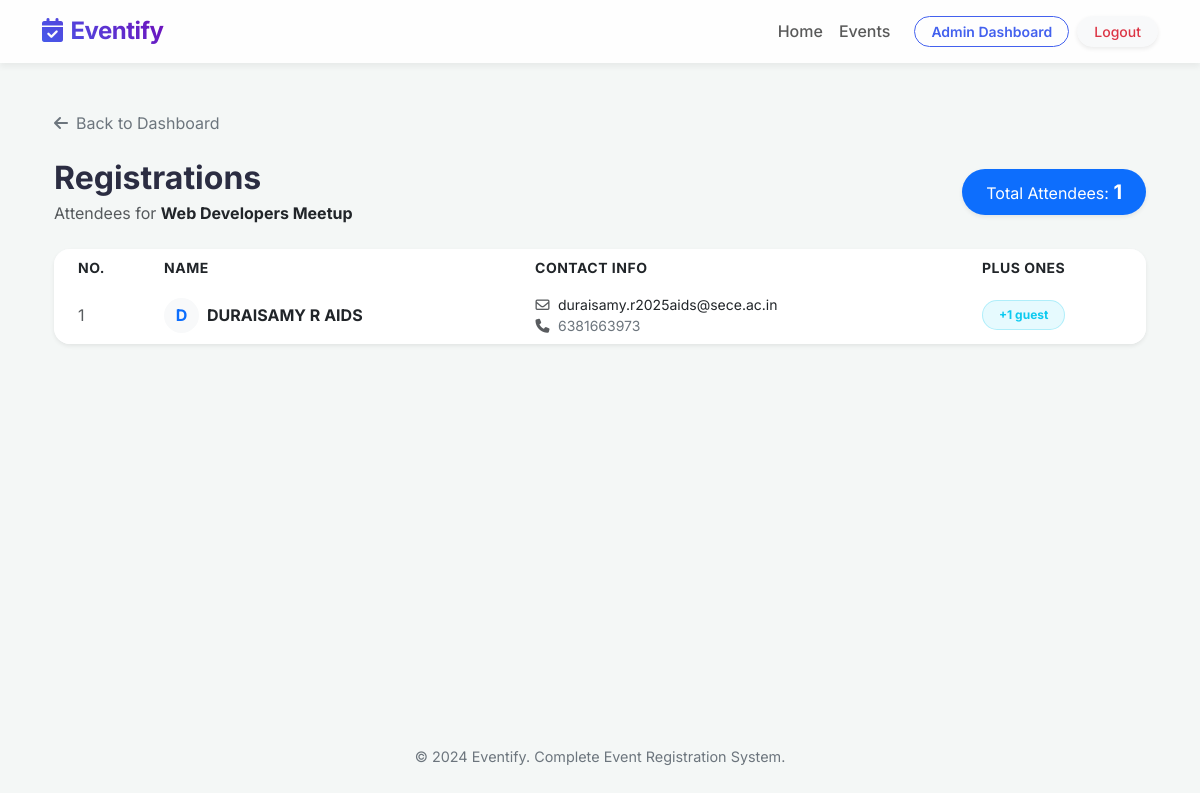
/admin/events/2/registrations (signed in), run on the app's committed database.
### database.py (models this page shows)
class Event(db.Model):
    id = db.Column(db.Integer, primary_key=True)
    event_name = db.Column(db.String(150), nullable=False)
    date = db.Column(db.String(50), nullable=False)
    location = db.Column(db.String(150), nullable=False)
    description = db.Column(db.Text, nullable=False)
    registrations = db.relationship('Registration', backref='event', lazy=True, cascade='all, delete-orphan')

class Registration(db.Model):
    id = db.Column(db.Integer, primary_key=True)
    name = db.Column(db.String(100), nullable=False)
    email = db.Column(db.String(120), nullable=False)
    phone = db.Column(db.String(20), nullable=False)
    event_id = db.Column(db.Integer, db.ForeignKey('event.id'), nullable=False)
    participants = db.Column(db.Integer, nullable=False, default=1)

### app.py (the view)
@app.route('/admin/events/<int:id>/registrations')
@login_required
def admin_event_registrations(id):
    event = Event.query.get_or_404(id)
    return render_template('admin/registrations.html', event=event)

### app.py (called while the page is built)
def login_required(f):
    from functools import wraps
    @wraps(f)
    def decorated_function(*args, **kwargs):
        if 'admin_id' not in session:
            flash('Please log in to access this page.', 'warning')
            return redirect(url_for('admin_login'))
        return f(*args, **kwargs)
    return decorated_function

### templates/admin/registrations.html (shortened to what this page needs)
{% extends "layout.html" %}
{% block content %}
<div class="container py-4">
    <div class="mb-4">
        <a href="{{ url_for('admin_dashboard') }}" class="text-decoration-none text-secondary">
            <i class="fa-solid fa-arrow-left me-2"></i>Back to Dashboard
        </a>
    </div>
    <div class="row mb-4 align-items-center">
        <div class="col-md-8">
            <h2 class="fw-bold mb-1">Registrations</h2>
            <p class="text-muted mb-0">Attendees for <strong class="text-dark">{{ event.event_name }}</strong></p>
        </div>
        <div class="col-md-4 text-md-end mt-3 mt-md-0">
            <div class="bg-primary text-white d-inline-block px-4 py-2 rounded-pill shadow-sm">
                Total Attendees: <strong class="fs-5">{{ event.registrations|length }}</strong>
            </div>
        </div>
    </div>
    <div class="card border-0 shadow-sm rounded-4 overflow-hidden">
        <div class="card-body p-0">
            <div class="table-responsive">
                <table class="table table-hover table-borderless align-middle mb-0">
                    <thead class="bg-light text-muted small text-uppercase" style="letter-spacing: 0.5px;">
                        <tr>
                            <th scope="col" class="ps-4">No.</th>
                            <th scope="col">Name</th>
                            <th scope="col">Contact Info</th>
                            <th scope="col">Plus Ones</th>
                        </tr>
                    </thead>
                    <tbody class="border-top-0">
                        {% if event.registrations %}
                        {% for reg in event.registrations %}
                        <tr>
                            <td class="ps-4 text-muted">{{ loop.index }}</td>
                            <td>
                                <div class="fw-bold text-dark d-flex align-items-center">
                                    <div class="bg-light rounded-circle me-2 d-flex align-items-center justify-content-center text-primary"
                                        style="width: 35px; height: 35px;">
                                        {{ reg.name[0]|upper }}
                                    </div>
                                    {{ reg.name }}
                                </div>
                            </td>
                            <td>
                                <div class="small">
                                    <div class="text-dark"><i class="fa-regular fa-envelope text-muted me-1 w-15px"></i>
                                        {{ reg.email }}</div>
                                    <div class="text-secondary"><i class="fa-solid fa-phone text-muted me-1 w-15px"></i>
                                        {{ reg.phone }}</div>
                                </div>
                            </td>
                            <td>
                                {% if reg.participants > 1 %}
                                <span
                                    class="badge bg-info bg-opacity-10 text-info border border-info border-opacity-25 rounded-pill px-3 py-2">
                                    +{{ reg.participants - 1 }} guest{% if reg.participants > 2 %}s{% endif %}
                                </span>
                                {% else %}
                                <span class="text-muted small">None</span>
                                {% endif %}
                            </td>
                        </tr>
                        {% endfor %}
                        {% endif %}
                    </tbody>
                </table>
            </div>
        </div>
    </div>
</div>
{% endblock %}

### static/css/style.css (style rules this page uses)
:root { --primary: #4361ee; --primary-hover: #3a0ca3; --secondary: #7209b7; --dark: #2b2d42; --light: #f8f9fa; --glass-bg: rgba(255, 255, 255, 0.85); --glass-border: rgba(255, 255, 255, 0.3); --shadow-sm: 0 4px 6px rgba(0,0,0,0.05); --shadow-md: 0 10px 15px rgba(0,0,0,0.1); }
body { font-family: 'Inter', -apple-system, BlinkMacSystemFont, "Segoe UI", Roboto, "Helvetica Neue", Arial, sans-serif; background-color: #f4f7f6; color: var(--dark); min-height: 100vh; display: flex; flex-direction: column; }

### templates/admin/registrations.html (style rules this page uses)
.w-15px { width: 15px; text-align: center; }

### data on the page
Event: event_name "Web Developers Meetup"
Registration: name "D", name "DURAISAMY R AIDS", email "duraisamy.r2025aids@sece.ac.in", phone "6381663973", reg.participants-1 "1"

### other printed values
{{ event.registrations|length }} "1"
